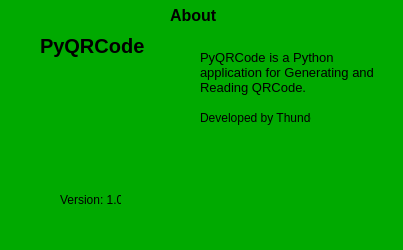
<?xml version="1.0" encoding="UTF-8"?>
<ui version="4.0">
 <class>AboutWindow</class>
 <widget class="QMainWindow" name="AboutWindow">
  <property name="geometry">
   <rect>
    <x>0</x>
    <y>0</y>
    <width>403</width>
    <height>250</height>
   </rect>
  </property>
  <property name="maximumSize">
   <size>
    <width>403</width>
    <height>250</height>
   </size>
  </property>
  <property name="windowTitle">
   <string>About</string>
  </property>
  <property name="windowIcon">
   <iconset theme=":/image/icon.png"/>
  </property>
  <property name="styleSheet">
   <string notr="true">background-color: rgb(0, 170, 0);</string>
  </property>
  <widget class="QWidget" name="centralwidget">
   <widget class="QLabel" name="headingAbout">
    <property name="geometry">
     <rect>
      <x>170</x>
      <y>0</y>
      <width>51</width>
      <height>31</height>
     </rect>
    </property>
    <property name="font">
     <font>
      <family>MS Sans Serif</family>
      <pointsize>12</pointsize>
      <weight>75</weight>
      <bold>true</bold>
     </font>
    </property>
    <property name="styleSheet">
     <string notr="true">background-color: rgb(0, 170, 0);
color: rgb(0, 0, 0);</string>
    </property>
    <property name="text">
     <string>About</string>
    </property>
   </widget>
   <widget class="QLabel" name="image">
    <property name="geometry">
     <rect>
      <x>30</x>
      <y>60</y>
      <width>121</width>
      <height>121</height>
     </rect>
    </property>
    <property name="styleSheet">
     <string notr="true">background-color: rgb(0, 170, 0);</string>
    </property>
    <property name="text">
     <string/>
    </property>
    <property name="pixmap">
     <pixmap resource="icon.qrc">:/image/icon.png</pixmap>
    </property>
    <property name="scaledContents">
     <bool>true</bool>
    </property>
   </widget>
   <widget class="QLabel" name="content">
    <property name="geometry">
     <rect>
      <x>200</x>
      <y>50</y>
      <width>181</width>
      <height>51</height>
     </rect>
    </property>
    <property name="font">
     <font>
      <family>MS Sans Serif</family>
      <pointsize>10</pointsize>
     </font>
    </property>
    <property name="styleSheet">
     <string notr="true">background-color: rgb(0, 170, 0);</string>
    </property>
    <property name="text">
     <string>PyQRCode is a Python application for Generating and Reading QRCode.</string>
    </property>
    <property name="alignment">
     <set>Qt::AlignLeading|Qt::AlignLeft|Qt::AlignTop</set>
    </property>
    <property name="wordWrap">
     <bool>true</bool>
    </property>
   </widget>
   <widget class="QLabel" name="versionNumber">
    <property name="geometry">
     <rect>
      <x>60</x>
      <y>190</y>
      <width>61</width>
      <height>20</height>
     </rect>
    </property>
    <property name="styleSheet">
     <string notr="true">background-color: rgb(0, 170, 0);</string>
    </property>
    <property name="text">
     <string>Version: 1.0</string>
    </property>
   </widget>
   <widget class="QLabel" name="nameApp">
    <property name="geometry">
     <rect>
      <x>40</x>
      <y>30</y>
      <width>111</width>
      <height>31</height>
     </rect>
    </property>
    <property name="font">
     <font>
      <family>MS Sans Serif</family>
      <pointsize>15</pointsize>
      <weight>75</weight>
      <bold>true</bold>
     </font>
    </property>
    <property name="styleSheet">
     <string notr="true">background-color: rgb(0, 170, 0);</string>
    </property>
    <property name="text">
     <string>PyQRCode</string>
    </property>
   </widget>
   <widget class="QLabel" name="label">
    <property name="geometry">
     <rect>
      <x>200</x>
      <y>110</y>
      <width>111</width>
      <height>16</height>
     </rect>
    </property>
    <property name="styleSheet">
     <string notr="true">background-color: rgb(0, 170, 0);</string>
    </property>
    <property name="text">
     <string>Developed by Thunder</string>
    </property>
   </widget>
   <widget class="QLabel" name="label_2">
    <property name="geometry">
     <rect>
      <x>240</x>
      <y>140</y>
      <width>61</width>
      <height>31</height>
     </rect>
    </property>
    <property name="styleSheet">
     <string notr="true">background-color: rgb(0, 170, 0);</string>
    </property>
    <property name="text">
     <string/>
    </property>
    <property name="pixmap">
     <pixmap resource="image.qrc">:/Logo/thunder_logo.png</pixmap>
    </property>
    <property name="scaledContents">
     <bool>true</bool>
    </property>
   </widget>
  </widget>
  <widget class="QMenuBar" name="menubar">
   <property name="geometry">
    <rect>
     <x>0</x>
     <y>0</y>
     <width>403</width>
     <height>21</height>
    </rect>
   </property>
  </widget>
  <widget class="QStatusBar" name="statusbar"/>
 </widget>
 <resources>
  <include location="icon.qrc"/>
  <include location="image.qrc"/>
 </resources>
 <connections/>
</ui>
